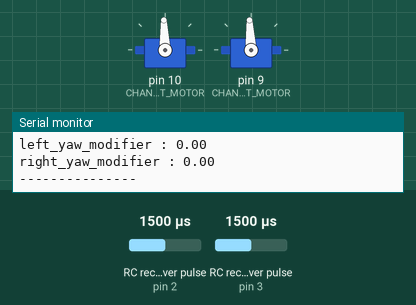
This sketch was run on a simulated Arduino Uno, built with avr-gcc and run on an emulated ATmega328P. Parts: 2 × servo, the last lines printed to the serial monitor. Wiring (inferred from the names in the program): 2 × RC receiver channel: data pin 2 / data pin 3. The inputs (shaded band) are chosen by the test bench; at power-on: RC receiver pulse (sensors on pin 3, pin 2) 1500 µs.

Above: at 1.2 s.
1.3 s: RC receiver pulse (sensor on pin 3) set to 1020 µs
At 2.68 s:
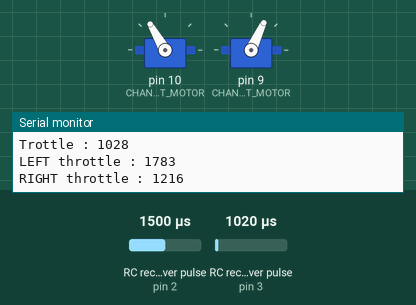
4.3 s: RC receiver pulse (sensor on pin 3) set to 1750 µs
At 5.15 s:
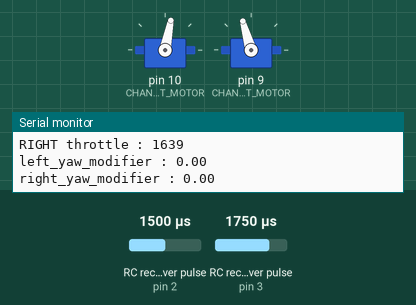
7.3 s: RC receiver pulse (sensor on pin 3) set to 1980 µs
At 10.1 s:
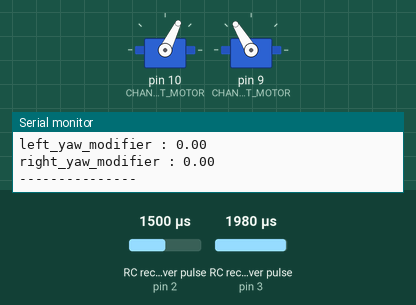
10.3 s: RC receiver pulse (sensor on pin 2) set to 1020 µs
13.3 s: RC receiver pulse (sensor on pin 3) set to 1250 µs
At 14.79 s:
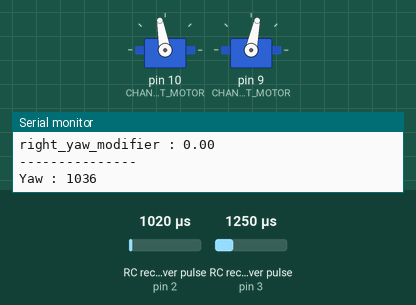
16.3 s: RC receiver pulse (sensor on pin 2) set to 1500 µs
Timing chart, 0 to 20.3 s (numbered marks = the images above; inputs shaded):
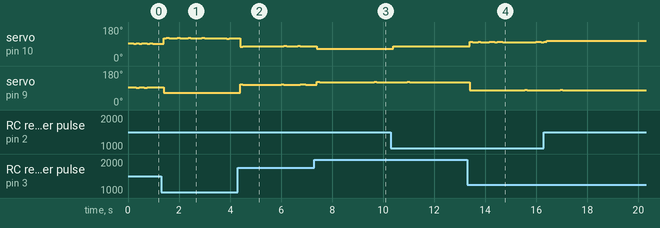

The sketch:

Rc_mixer_micro.ino
```cpp
#include <Servo.h>
//#include <util/atomic.h> // this library includes the ATOMIC_BLOCK macro.

const int CHANNEL_YAW_PIN = 2;
const int CHANNEL_THROTTLE_PIN = 3;

const unsigned long YAW_DEADBAND = 50;
const unsigned long YAW_MIN = 1000;
const unsigned long YAW_MID = 1500;
const unsigned long YAX_MAX = 2000;
const unsigned long YAW_REVERSE = 1;

const unsigned long THROTTLE_MID = 1500;
const unsigned long THROTTLE_FORWARD = 2000;
const unsigned long THROTTLE_BACKWARD = 1000;

const int CHANNEL_LEFT_MOTOR = 10;
const int CHANNEL_RIGHT_MOTOR = 9;

const unsigned long LEFT_MOTOR_MID = 1500;
const unsigned long LEFT_MOTOR_FORWARD = 1200;
const unsigned long LEFT_MOTOR_BACKWARD = 1800;

const unsigned long RIGHT_MOTOR_MID = 1500;
const unsigned long RIGHT_MOTOR_FORWARD = 1800;
const unsigned long RIGHT_MOTOR_BACKWARD = 1200;

volatile unsigned long pulse_time_left_motor = 1500;
char bufferLeftMotor[20];

volatile unsigned long pulse_time_right_motor = 1500;
char bufferRightMotor[20];

const unsigned long REFRESH_RATE = 100; // in ms
unsigned long _now;
unsigned long last_loop;

float yaw_modifier = 0;
float left_yaw_modifier = 0;
float right_yaw_modifier = 0;

volatile unsigned long rising_edge_throttle = 0;
volatile unsigned long pulse_time_throttle = 0;
char bufferThrottle[20];
void calcSignalThrottle()
{
    //if the pin has gone HIGH, record the microseconds since the Arduino started up
    if(digitalRead(CHANNEL_THROTTLE_PIN) == HIGH)
    {
        rising_edge_throttle = micros();
    }
    //otherwise, the pin has gone LOW
    else
    {
        //only worry about this if the timer has actually started
        if(rising_edge_throttle != 0)
        {
            //record the pulse time
            pulse_time_throttle = (micros() - rising_edge_throttle);
            //Serial.println("Trottle : " + pulse_time_throttle);
        }
    }
}

volatile unsigned long rising_edge_yaw = 0;
volatile unsigned long pulse_time_yaw = 0;
char bufferYaw[20];

void calcSignalYaw()
{
    //if the pin has gone HIGH, record the microseconds since the Arduino started up
    if(digitalRead(CHANNEL_YAW_PIN) == HIGH)
    {
        rising_edge_yaw = micros();
    }
    //otherwise, the pin has gone LOW
    else
    {
        //only worry about this if the timer has actually started
        if(rising_edge_yaw != 0)
        {
            //record the pulse time
            pulse_time_yaw = (micros() - rising_edge_yaw);
        }
    }
}

Servo left_motor;
Servo right_motor;

void setup() {

  _now = 0;
  last_loop = 0;

  // put your setup code here, to run once:
  Serial.begin(115200);

  pinMode(CHANNEL_YAW_PIN,INPUT);
  pinMode(CHANNEL_THROTTLE_PIN,INPUT);

  attachInterrupt(digitalPinToInterrupt(CHANNEL_YAW_PIN), calcSignalYaw, CHANGE);
  attachInterrupt(digitalPinToInterrupt(CHANNEL_THROTTLE_PIN), calcSignalThrottle, CHANGE);

  left_motor.attach(CHANNEL_LEFT_MOTOR);
  right_motor.attach(CHANNEL_RIGHT_MOTOR);

  Serial.println("Ready");
}

// Modifier : between 0 and -0.5 in our case (-1 and 1 for other usage)
unsigned long compute_mixed_output(unsigned long forward_value, unsigned long backward_value, unsigned long mid_value, unsigned long input_throttle, float modifier) {

  unsigned long current_displacement_extremum, current_throttle_extremum, output_throttle;
  float float_output_throttle, normalized_modified_input;

  // WATCH SAFETY
  if (input_throttle == THROTTLE_MID)
  {
    input_throttle = THROTTLE_MID + 1;
  }

  // check if we are in backward or forward movement
  if (input_throttle > THROTTLE_MID)
  {
    current_displacement_extremum = forward_value;
    current_throttle_extremum = THROTTLE_FORWARD;
  }
  else
  {
    current_displacement_extremum = backward_value;
    current_throttle_extremum = THROTTLE_BACKWARD;
  }

  // apply modifier and normalize
  normalized_modified_input = (float)(((float)input_throttle - THROTTLE_MID) * (1 + modifier));

  // Scale input (useless if throttle input max = output max)
  // note that normalized_modified_input is already normalized
  float_output_throttle = (float)((normalized_modified_input * ((float)current_displacement_extremum - (float)mid_value)) / ((float)current_throttle_extremum - (float)THROTTLE_MID)) + mid_value;

  // SAFETY clip value
  output_throttle = constrain((unsigned long)float_output_throttle, min(forward_value, backward_value), max(forward_value, backward_value));

  return(output_throttle);
}


void loop() {

  _now = millis();

  // write value (outside the refresh func, otherwise we have strange behavuior)
  left_motor.writeMicroseconds((int)pulse_time_left_motor);
  right_motor.writeMicroseconds((int)pulse_time_right_motor);

  if (_now - last_loop > REFRESH_RATE)
  {
    // disable interrupts to avoid werid behavior
    noInterrupts();

    // WATCH SECURITY : go to no throttle and no yaw when no input
    if (pulse_time_throttle == 0 || pulse_time_yaw == 0)
    {
      pulse_time_throttle = THROTTLE_MID;
      pulse_time_yaw = YAW_MID;
    }

    if(pulse_time_yaw > YAW_MID + YAW_DEADBAND || pulse_time_yaw < YAW_MID - YAW_DEADBAND)
    {

      yaw_modifier = abs(((float)pulse_time_yaw-1500.0)/(float)1000) * YAW_REVERSE;

      // check if we are in backward or forward movement
      if (pulse_time_yaw > YAW_MID + YAW_DEADBAND)
      {
        left_yaw_modifier = 0;
        right_yaw_modifier = -yaw_modifier;
      }
      else if (pulse_time_yaw < YAW_MID - YAW_DEADBAND)
      {
        left_yaw_modifier = -yaw_modifier;
        right_yaw_modifier = 0;
      }
    }
    else
    {
      yaw_modifier = 0;
      left_yaw_modifier = 0;
      right_yaw_modifier = 0;
    }

    // calculate transformation
    pulse_time_left_motor = compute_mixed_output(LEFT_MOTOR_FORWARD, LEFT_MOTOR_BACKWARD, LEFT_MOTOR_MID, pulse_time_throttle, left_yaw_modifier);
    pulse_time_right_motor = compute_mixed_output(RIGHT_MOTOR_FORWARD, RIGHT_MOTOR_BACKWARD, RIGHT_MOTOR_MID, pulse_time_throttle, right_yaw_modifier);


    Serial.print("Yaw : ");
    Serial.println(pulse_time_yaw);
    Serial.print("Trottle : ");
    Serial.println(pulse_time_throttle);
    Serial.print("LEFT throttle : ");
    Serial.println(pulse_time_left_motor);
    Serial.print("RIGHT throttle : ");
    Serial.println(pulse_time_right_motor);
    Serial.print("left_yaw_modifier : ");
    Serial.println(left_yaw_modifier);
    Serial.print("right_yaw_modifier : ");
    Serial.println(right_yaw_modifier);
    Serial.println("---------------");


    last_loop = _now;

    // reset pulse_time measuration
    rising_edge_throttle = 0;
    rising_edge_yaw = 0;
    pulse_time_throttle = 0;
    pulse_time_yaw = 0;
    interrupts();
  }
}
```
